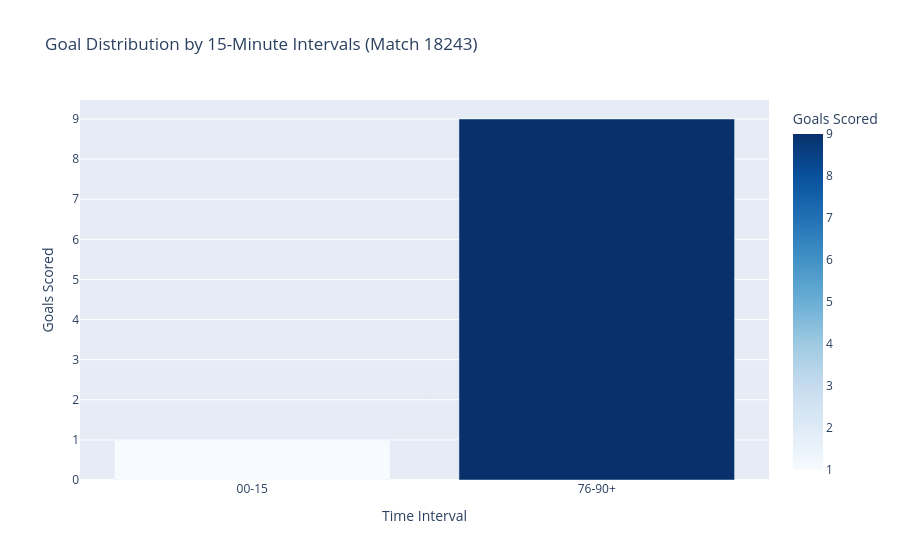

Here is the notebook cell this chart was saved with:
### Markdown cell above
#### **Module A: Goal & Scoring Analysis**

### Code cell
# Filter for goals
df_goals = df_events[df_events['is_goal'] == True].copy()

print(f"Total goals recorded in Match {MATCH_ID}: {len(df_goals)}")
if not df_goals.empty:
    display(df_goals[['minute', 'team', 'player', 'shot_statsbomb_xg']])
    
    # Goals by 15-minute time interval
    goal_intervals = df_goals.groupby('time_bucket').size().reset_index(name='goal_count')
    fig_goals = px.bar(
        goal_intervals, 
        x='time_bucket', 
        y='goal_count',
        title=f"Goal Distribution by 15-Minute Intervals (Match {MATCH_ID})",
        labels={'time_bucket': 'Time Interval', 'goal_count': 'Goals Scored'},
        color='goal_count',
        color_continuous_scale='Blues'
    )
    fig_goals.show()
else:
    print("No goals recorded in this specific match payload (or clean 0-0 match sample).")

### Figure 1 — Plotly figure (JSON) as saved in the notebook; plotly's stock layout.template omitted (floating-point values rounded to 4 significant figures)
{"data": [{"hovertemplate": "Time Interval=%{x}<br>Goals Scored=%{marker.color}<extra></extra>", "legendgroup": "", "marker": {"color": [1, 9], "coloraxis": "coloraxis", "pattern": {"shape": ""}}, "name": "", "orientation": "v", "showlegend": false, "textposition": "auto", "type": "bar", "x": ["00-15", "76-90+"], "xaxis": "x", "y": [1, 9], "yaxis": "y"}], "layout": {"barmode": "relative", "coloraxis": {"colorbar": {"title": {"text": "Goals Scored"}}, "colorscale": [[0, "rgb(247,251,255)"], [0.125, "rgb(222,235,247)"], [0.25, "rgb(198,219,239)"], [0.375, "rgb(158,202,225)"], [0.5, "rgb(107,174,214)"], [0.625, "rgb(66,146,198)"], [0.75, "rgb(33,113,181)"], [0.875, "rgb(8,81,156)"], [1, "rgb(8,48,107)"]]}, "legend": {"tracegroupgap": 0}, "title": {"text": "Goal Distribution by 15-Minute Intervals (Match 18243)"}, "xaxis": {"anchor": "y", "domain": [0, 1], "title": {"text": "Time Interval"}}, "yaxis": {"anchor": "x", "domain": [0, 1], "title": {"text": "Goals Scored"}}}}
